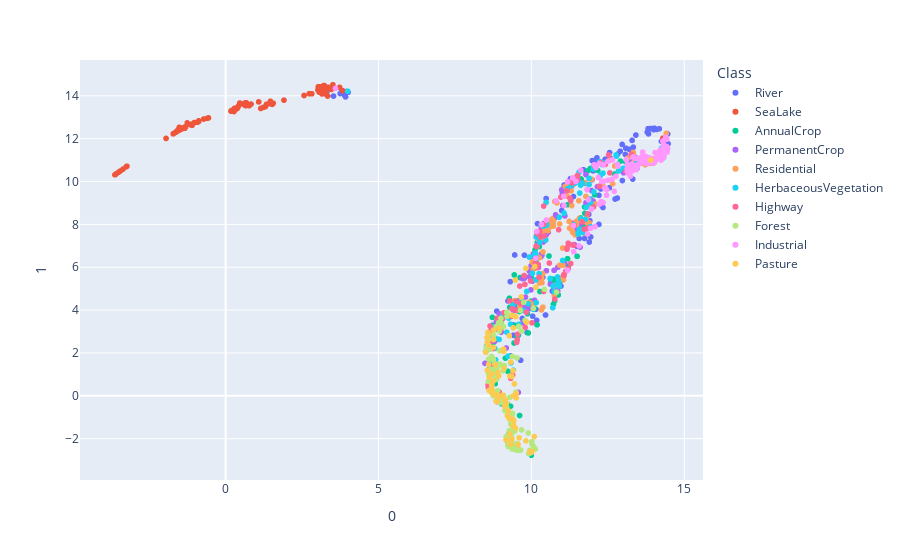

Notebook cell for this chart:
### Code cell
projections = umap_ms.transform(val_combo_data.flatten(1, -1).numpy())
fig = px.scatter(
    projections, x=0, y=1,
    color=val_ms_text_labels, labels={'color': 'Class'}
)
fig.show()
